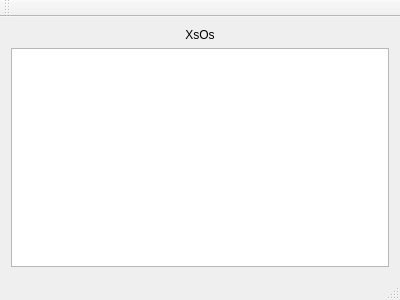
<?xml version="1.0" encoding="UTF-8"?>
<ui version="4.0">
 <class>MainWindow</class>
 <widget class="QMainWindow" name="MainWindow">
  <property name="geometry">
   <rect>
    <x>0</x>
    <y>0</y>
    <width>400</width>
    <height>300</height>
   </rect>
  </property>
  <property name="windowTitle">
   <string>MainWindow</string>
  </property>
  <widget class="QWidget" name="centralWidget">
   <layout class="QGridLayout" name="gridLayout">
    <item row="2" column="0">
     <widget class="QGraphicsView" name="graphicsView"/>
    </item>
    <item row="1" column="0">
     <widget class="QLabel" name="label">
      <property name="text">
       <string>XsOs</string>
      </property>
      <property name="alignment">
       <set>Qt::AlignCenter</set>
      </property>
     </widget>
    </item>
   </layout>
  </widget>
  <widget class="QMenuBar" name="menuBar">
   <property name="geometry">
    <rect>
     <x>0</x>
     <y>0</y>
     <width>400</width>
     <height>23</height>
    </rect>
   </property>
  </widget>
  <widget class="QToolBar" name="mainToolBar">
   <attribute name="toolBarArea">
    <enum>TopToolBarArea</enum>
   </attribute>
   <attribute name="toolBarBreak">
    <bool>false</bool>
   </attribute>
  </widget>
  <widget class="QStatusBar" name="statusBar"/>
 </widget>
 <layoutdefault spacing="6" margin="11"/>
 <resources/>
 <connections/>
</ui>
